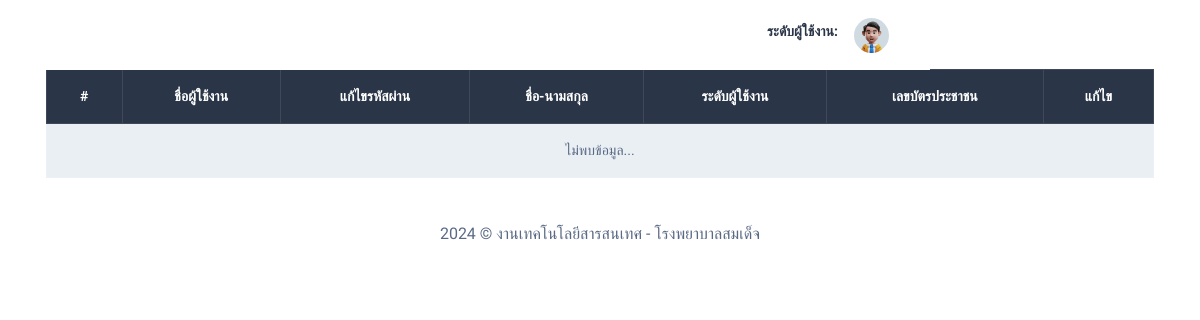
Before: /member-manage.php with the older database file.
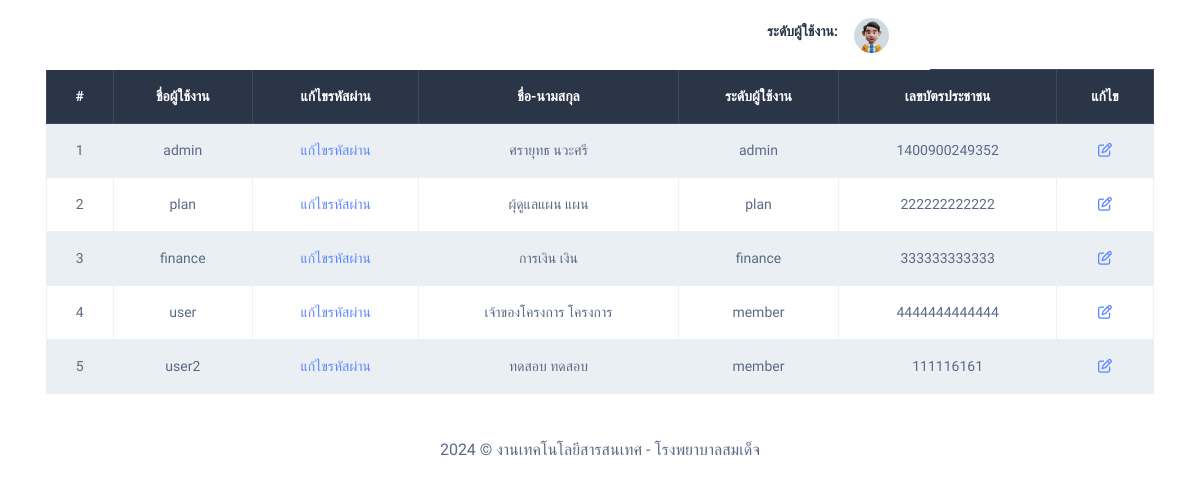
After: the same page with the newer database file.
### tables this page shows
CREATE TABLE `member`  (
  `m_id` int NOT NULL AUTO_INCREMENT,
  `uname` varchar(255) NOT NULL,
  `password` varchar(255) NOT NULL,
  `fname` varchar(255) NOT NULL,
  `lname` varchar(255) NOT NULL,
  `level` varchar(255) NOT NULL,
  `cid` varchar(255) NOT NULL,
  `created` datetime NOT NULL DEFAULT '0000-00-00 00:00:00' ON UPDATE CURRENT_TIMESTAMP,
  `modified` datetime NOT NULL DEFAULT '0000-00-00 00:00:00' ON UPDATE CURRENT_TIMESTAMP,
  PRIMARY KEY (`m_id`) USING BTREE
);

### member-manage.php (the view, shortened to what this page needs)
<?php
include('./db/connect.php');
?>
<?php include('./include/head.php') ?>
<?php include('./include/header.php') ?>
<div class="container-fluid">
    <body>
        <div class="container">
            <div class="row p-3">
                <div class="row">
                    <div class="col-md-12"><a type="button" class="btn btn-primary" href="add-member.php">+เพิ่มผู้ใช้งาน</a></div>
                </div>
                <table class="mt-3 table table-striped table-bordered text-center">
                    <thead class="table-dark">
                        <tr>
                            <th>#</th>
                            <th>ชื่อผู้ใช้งาน</th>
                            <th>แก้ไขรหัสผ่าน</th>
                            <th>ชื่อ-นามสกุล</th>
                            <th>ระดับผู้ใช้งาน</th>
                            <th>เลขบัตรประชาชน</th>
                            <th>แก้ไข</th>
                        </tr>
                    </thead>
                    <tbody>
                        <?php
                        $result = $conn->query("SELECT *, CONCAT(fname,' ',lname) as fullname FROM member ORDER BY m_id ASC");
                        if ($result->num_rows > 0) {
                            $i = 0;
                            while ($row = $result->fetch_assoc()) {
                                $i++;
                        ?>
                                <tr>
                                    <td><?php echo $i; ?></td>
                                    <td><?php echo $row['uname']; ?></td>
                                    <td><a style="text-decoration: none;" href="member-resetpassword.php?m_id=<?php echo $row['m_id'] ?>">แก้ไขรหัสผ่าน</a></td>
                                    <td><?php echo $row['fullname']; ?></td>
                                    <td><?php echo $row['level']; ?></td>
                                    <td><?php echo $row['cid']; ?></td>
                                    <td class="text-center"><a style="text-decoration: none;" href="member-edit.php?m_id=<?php echo $row['m_id'] ?>"><i class="fa-regular fa-pen-to-square"></i></a></td>
                                </tr>
                            <?php }
                        } else { ?>
                            <tr>
                                <td colspan="7">ไม่พบข้อมูล...</td>
                            </tr>
                        <?php } ?>
                    </tbody>
                </table>
            </div>
        </div>
    </body>
    <?php include('./include/footer.php') ?>

Changed rows visible on the page:
added member: uname "admin", fullname "ศรายุทธ นวะศรี", level "admin", cid "1400900249352"
added member: uname "plan", fullname "ผุ้ดูแลแผน แผน", level "plan", cid "222222222222"
added member: uname "finance", fullname "การเงิน เงิน", level "finance", cid "333333333333"
added member: uname "user", fullname "เจ้าของโครงการ โครงการ", level "member", cid "4444444444444"
added member: uname "user2", fullname "ทดสอบ ทดสอบ", level "member", cid "111116161"
Other visible differences:
text no longer shown: "ไม่พบข้อมูล..."
